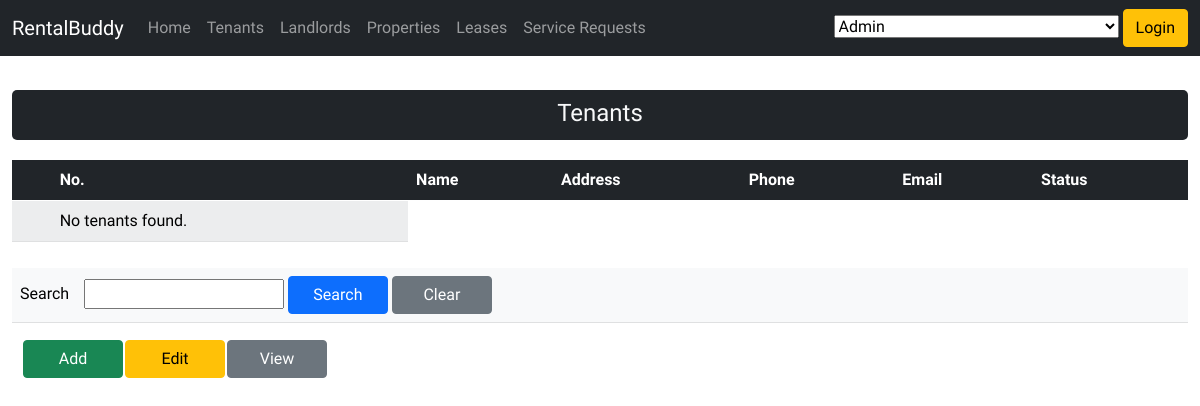
The page /pages/tenants.php on the database as committed earlier.
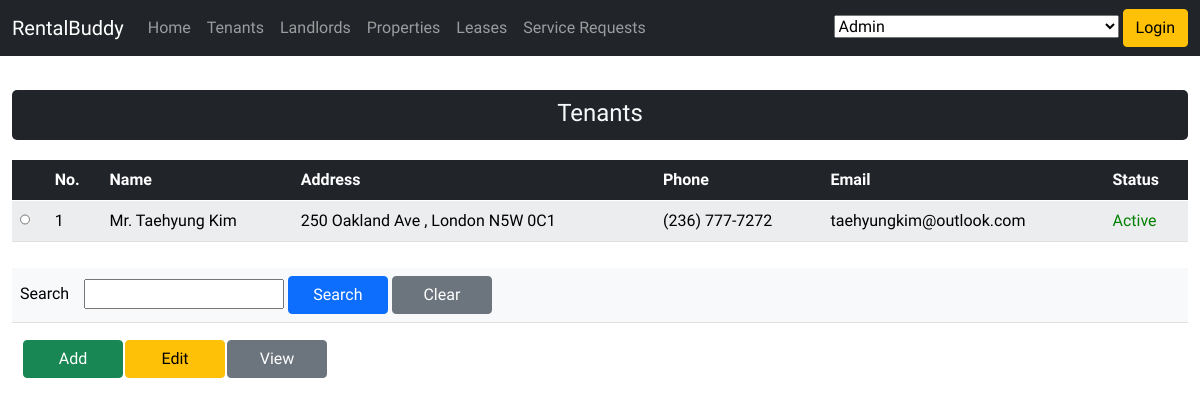
The same page on the database as committed later.
### tables this page shows
CREATE TABLE `tenants` (
  `tenant_id` int(11) NOT NULL,
  `salutation_code` varchar(10) DEFAULT NULL,
  `first_name` varchar(50) NOT NULL,
  `last_name` varchar(50) NOT NULL,
  `address_1` varchar(50) NOT NULL,
  `address_2` varchar(50) DEFAULT NULL,
  `city` varchar(50) NOT NULL,
  `province_code` varchar(2) NOT NULL DEFAULT 'ON',
  `postal_code` varchar(10) NOT NULL,
  `phone` varchar(20) NOT NULL,
  `fax` varchar(20) NOT NULL,
  `email` varchar(100) NOT NULL,
  `date_of_birth` date NOT NULL,
  `gender` varchar(10) NOT NULL,
  `social_insurance_number` varchar(10) DEFAULT NULL,
  `status_code` varchar(10) NOT NULL,
  `last_updated` datetime NOT NULL DEFAULT current_timestamp(),
  `last_updated_user_id` varchar(50) NOT NULL
);

CREATE TABLE `codes` (
  `code_id` int(11) NOT NULL,
  `code_type` varchar(20) NOT NULL,
  `code_value` varchar(20) NOT NULL,
  `description` varchar(50) NOT NULL,
  `is_default` int(11) NOT NULL DEFAULT 0,
  `sort_order` int(11) NOT NULL DEFAULT 0,
  `is_enabled` tinyint(1) NOT NULL DEFAULT 1,
  `css_styling` varchar(200) DEFAULT NULL
);

### pages/common.php (called while the page is built, shortened)
<?php
function formatPhone($phone) {
    $fPhone = trim($phone);
    $fPhone = "(" . substr($fPhone, 0, 3) . ") " . substr($fPhone, 3, 3) . "-" . substr($fPhone, 6, 4);
    return $fPhone;
}
    ?>

### dal/tenants_dal.php (the view, shortened to what this page needs)
<?php
require_once("../pages/common.php");
function getTenants()
{
    $db_conn = connectDB();
    $querySQL = "select
            t.tenant_id
            , trim( concat(ifnull(salutations.description, ''), ' ', t.first_name, ' ', t.last_name ) ) as full_name
            , trim( concat(t.address_1, ' ', ifnull(t.address_2, ''), ', ', t.city, ' ', t.postal_code) ) as address
            , t.phone
            , t.email
            , status_codes.description as status_code
        from tenants t
        inner join codes salutations on salutations.code_value = t.salutation_code and salutations.code_type = 'salutation'
        inner join codes status_codes on status_codes.code_value = t.status_code and status_codes.code_type = 'tenant_status'";
    $querySQL .= " order by t.tenant_id;";
    $text_search = '%' . $_SESSION['text-search'] . '%';
    $data = array(":text_search" => $text_search);
    $stmt = $db_conn->prepare($querySQL);
?>
    <div class="container-fluid">
            <legend class="text-light bg-dark" style="margin-top: 10px">Tenants</legend>
            <table id="table-responsive" class="table table-light table-responsive table-striped">
                <thead class="table-dark">
                    <tr>
                        <th scope="col"></th>
                        <th scope="col">No.</th>
                        <th scope="col">Name</th>
                        <th scope="col">Address</th>
                        <th scope="col">Phone</th>
                        <th scope="col">Email</th>
                        <th scope="col">Status</th>
                    </tr>
                </thead>
                <tbody id="tbody-tenant">
                    <?php
                    $status = $stmt->execute($data);
                    if ($status) {
                        if ($stmt->rowCount() > 0) {
                            while ($row = $stmt->fetch(PDO::FETCH_ASSOC)) {
                    ?>
                                <tr>
                                    <th><input type="radio" style="width:10px;" name="selected[]" value="<?php echo $row['tenant_id']; ?>"></th>
                                    <td><?php echo $row["tenant_id"]; ?></td>
                                    <td><?php echo $row["full_name"]; ?></td>
                                    <td><?php echo $row["address"]; ?></td>
                                    <td><?php echo formatPhone($row["phone"]); ?></td>
                                    <td><?php echo $row["email"]; ?></td>
                                    <td style=" <?php echo ($row["status_code"] === "Active" ? "color: green" : "color: red"); ?>">
                                        <?php echo $row["status_code"] ?> </td>
                                </tr>
                            <?php
                            }
                            ?>
                </tbody>
            </table>
    </div>
<?php
                        } else {
?>
    <tr>
        <td></td>
        <td>No tenants found.</td>
    </tr>
<?php
                        }
                    } else {
                        echo "<p>Error: " . $stmt->errorCode() . "<br>Message: " . implode($stmt->errorInfo()) . "</p><br>";
                        $db_conn = null;
                        exit(1);
                    }
                }
?>

Rows that differ between the two databases and show on the page:
now on this page (row edited): tenants: tenant_id "1", full_name "Mr. Taehyung Kim", address "250 Oakland Ave , London N5W 0C1", phone "(236) 777-7272", email "taehyungkim@outlook.com", codes.description "Active"
Other text that changed with them:
text no longer shown: "No tenants found."
